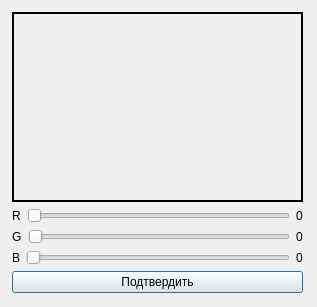
<?xml version="1.0" encoding="UTF-8"?>
<ui version="4.0">
 <class>ColorPicker</class>
 <widget class="QDialog" name="ColorPicker">
  <property name="geometry">
   <rect>
    <x>0</x>
    <y>0</y>
    <width>317</width>
    <height>307</height>
   </rect>
  </property>
  <property name="windowTitle">
   <string>Dialog</string>
  </property>
  <widget class="QWidget" name="">
   <property name="geometry">
    <rect>
     <x>12</x>
     <y>12</y>
     <width>291</width>
     <height>281</height>
    </rect>
   </property>
   <layout class="QVBoxLayout" name="verticalLayout">
    <item>
     <widget class="QLabel" name="colorLabel">
      <property name="styleSheet">
       <string notr="true">border: 2px solid </string>
      </property>
      <property name="text">
       <string/>
      </property>
     </widget>
    </item>
    <item>
     <layout class="QGridLayout" name="gridLayout">
      <item row="0" column="0">
       <layout class="QHBoxLayout" name="redLayout">
        <item>
         <widget class="QLabel" name="redLabel">
          <property name="text">
           <string>R</string>
          </property>
         </widget>
        </item>
        <item>
         <widget class="QSlider" name="redSlider">
          <property name="maximum">
           <number>255</number>
          </property>
          <property name="orientation">
           <enum>Qt::Horizontal</enum>
          </property>
         </widget>
        </item>
       </layout>
      </item>
      <item row="0" column="1">
       <widget class="QLabel" name="redValueLabel">
        <property name="text">
         <string>0</string>
        </property>
        <property name="alignment">
         <set>Qt::AlignCenter</set>
        </property>
       </widget>
      </item>
      <item row="1" column="0">
       <layout class="QHBoxLayout" name="greenLayout">
        <item>
         <widget class="QLabel" name="greenLabel">
          <property name="text">
           <string>G</string>
          </property>
         </widget>
        </item>
        <item>
         <widget class="QSlider" name="greenSlider">
          <property name="maximum">
           <number>255</number>
          </property>
          <property name="orientation">
           <enum>Qt::Horizontal</enum>
          </property>
         </widget>
        </item>
       </layout>
      </item>
      <item row="1" column="1">
       <widget class="QLabel" name="greenValueLabel">
        <property name="text">
         <string>0</string>
        </property>
        <property name="alignment">
         <set>Qt::AlignCenter</set>
        </property>
       </widget>
      </item>
      <item row="2" column="0">
       <layout class="QHBoxLayout" name="blueLayout">
        <item>
         <widget class="QLabel" name="blueLabel">
          <property name="text">
           <string>B</string>
          </property>
         </widget>
        </item>
        <item>
         <widget class="QSlider" name="blueSlider">
          <property name="maximum">
           <number>255</number>
          </property>
          <property name="orientation">
           <enum>Qt::Horizontal</enum>
          </property>
         </widget>
        </item>
       </layout>
      </item>
      <item row="2" column="1">
       <widget class="QLabel" name="blueValueLabel">
        <property name="sizePolicy">
         <sizepolicy hsizetype="Preferred" vsizetype="Preferred">
          <horstretch>0</horstretch>
          <verstretch>0</verstretch>
         </sizepolicy>
        </property>
        <property name="text">
         <string>0</string>
        </property>
        <property name="alignment">
         <set>Qt::AlignCenter</set>
        </property>
       </widget>
      </item>
     </layout>
    </item>
    <item>
     <widget class="QPushButton" name="acceptButton">
      <property name="text">
       <string>Подтвердить</string>
      </property>
     </widget>
    </item>
   </layout>
  </widget>
 </widget>
 <resources/>
 <connections/>
</ui>
